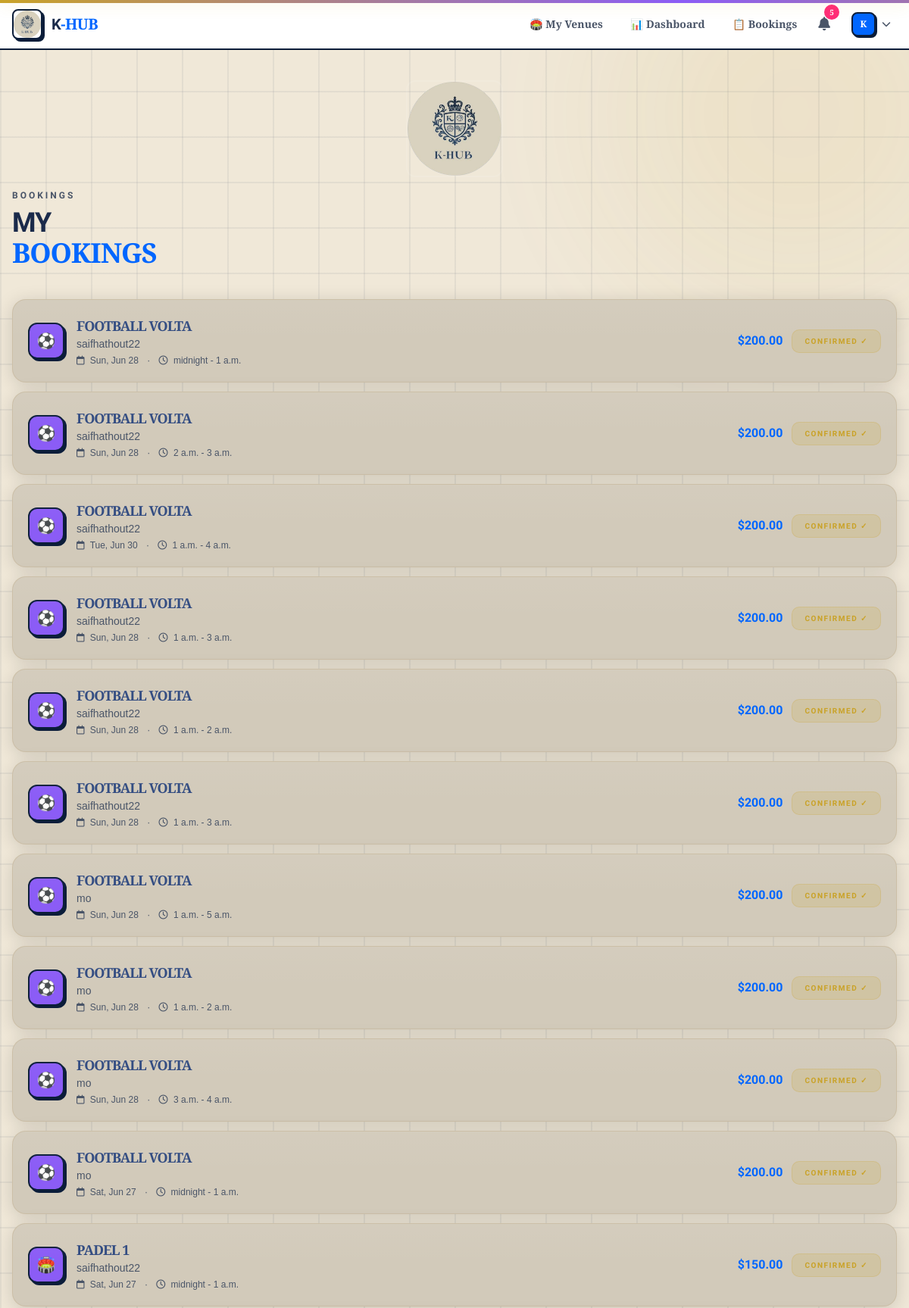
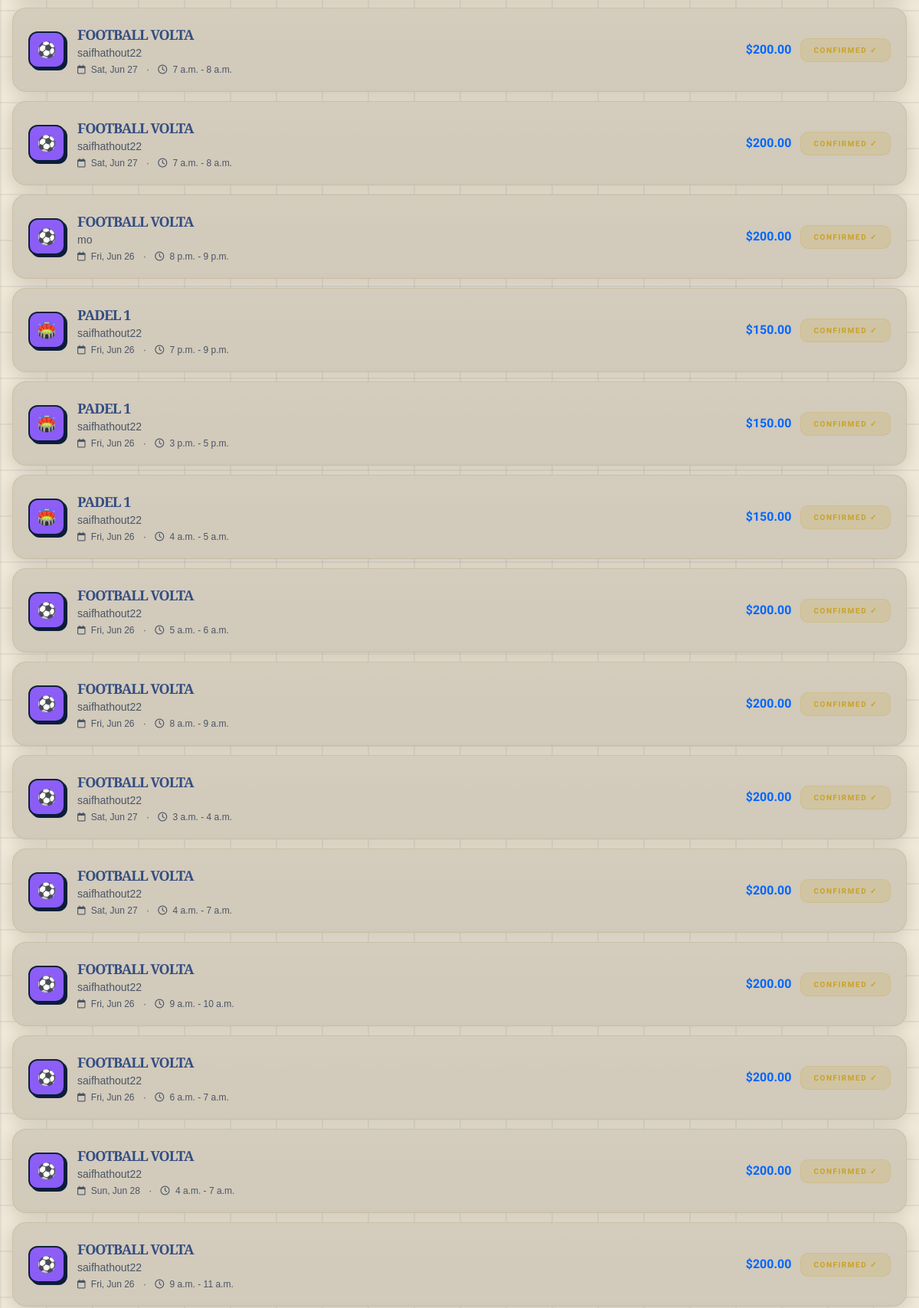
The app's page /venues/bookings/ (signed in, upper part) with its own data (2 pictures, top to bottom).
### accounts/models.py (models this page shows, shortened)
class User(AbstractBaseUser, PermissionsMixin):
    ROLE_CHOICES = [
        ('PLAYER', 'Player'),
        ('VENUE_OWNER', 'Venue Owner'),
        ('ADMIN', 'Admin'),
    ]
    email = models.EmailField(unique=True, db_index=True)
    username = models.CharField(max_length=50, unique=True, null=True, blank=True)
    role = models.CharField(max_length=20, choices=ROLE_CHOICES, default='PLAYER')
    is_active = models.BooleanField(default=True)
    is_staff = models.BooleanField(default=False)
    date_joined = models.DateTimeField(default=timezone.now)
    objects = UserManager()
    USERNAME_FIELD = 'email'
    REQUIRED_FIELDS = []
    class Meta:
        indexes = [
            models.Index(fields=['email']),
            models.Index(fields=['role']),
        ]
    @property
    def is_player(self):
        return self.role == 'PLAYER'
    @property
    def is_venue_owner(self):
        return self.role == 'VENUE_OWNER'

### venues/models.py (models this page shows, shortened)
class Booking(models.Model):
    STATUS_CHOICES = [
        ('PENDING', 'Pending'),
        ('CONFIRMED', 'Confirmed'),
        ('REJECTED', 'Rejected'),
        ('CANCELLED', 'Cancelled'),
    ]
    field = models.ForeignKey(Field, on_delete=models.CASCADE, related_name='bookings')
    player = models.ForeignKey(settings.AUTH_USER_MODEL, on_delete=models.CASCADE, related_name='bookings')
    slot = models.ForeignKey(VenueSlot, on_delete=models.CASCADE, related_name='bookings')
    booking_date = models.DateField()
    start_time = models.TimeField()
    end_time = models.TimeField()
    status = models.CharField(max_length=20, choices=STATUS_CHOICES, default='CONFIRMED')
    payment_screenshot = models.ImageField(upload_to='payments/', null=True, blank=True)
    payment_status = models.CharField(max_length=20, default='PENDING')
    notes = models.TextField(blank=True, null=True)
    created_at = models.DateTimeField(auto_now_add=True)
    class Meta:
        indexes = [
            models.Index(fields=['booking_date', 'status']),
            models.Index(fields=['player', '-created_at']),
        ]
        ordering = ['-created_at']

class Field(models.Model):
    venue = models.ForeignKey(Venue, on_delete=models.CASCADE, related_name='fields')
    name = models.CharField(max_length=200)
    sport_type = models.CharField(max_length=20, choices=Venue.SPORT_CHOICES)
    description = models.TextField(blank=True)
    price_per_hour = models.DecimalField(max_digits=10, decimal_places=2, validators=[MinValueValidator(0)])
    is_active = models.BooleanField(default=True)
    image = models.ImageField(upload_to='field_images/', null=True, blank=True)
    created_at = models.DateTimeField(auto_now_add=True)
    class Meta:
        indexes = [
            models.Index(fields=['venue', 'is_active']),
            models.Index(fields=['sport_type']),
        ]

### venues/views.py (the view)
# urls.py: path('bookings/', views.booking_requests, name='booking_requests'),
@venue_owner_required
def booking_requests(request):
    venues = Venue.objects.filter(owner=request.user)
    bookings = Booking.objects.filter(field__venue__in=venues).order_by('-created_at')
    return render(request, 'venues/booking_requests.html', {'bookings': bookings})

### notifications/context_processors.py (called while the page is built)
def unread_count(request):
    if request.user.is_authenticated:
        count = Notification.objects.filter(user=request.user, is_read=False).count()
        return {'unread_notifications_count': count}
    return {'unread_notifications_count': 0}

### venues/templates/venues/booking_requests.html (shortened to what this page needs)
{% extends 'base.html' %}
{% block content %}
<div class="animate-fade-up">
    <div class="mb-10">
        <p class="text-xs font-bold uppercase tracking-[3px] text-[#4A5568] mb-2" style="font-family: 'Orbitron', sans-serif;">Bookings</p>
        <h1 class="text-4xl font-black" style="font-family: 'Orbitron', sans-serif;">MY<br><span style="color: #0066FF;">BOOKINGS</span></h1>
    </div>
    {% if bookings %}
        <div class="space-y-3">
            {% for booking in bookings %}
                <div class="khub-card p-5 flex flex-col md:flex-row justify-between items-start md:items-center gap-4">
                    <div class="flex items-center gap-4">
                        <div class="w-12 h-12 rounded-xl bg-[#8B5CF6] flex items-center justify-center text-xl border-2 border-[#0B1D3A] shadow-[3px_3px_0px_#0B1D3A]">
                            {% if booking.field.sport_type == 'FOOTBALL' %}⚽
                            {% elif booking.field.sport_type == 'CRICKET' %}🏏
                            {% elif booking.field.sport_type == 'BASKETBALL' %}🏀
                            {% elif booking.field.sport_type == 'TENNIS' %}🎾
                            {% else %}🏟️{% endif %}
                        </div>
                        <div>
                            <h3 class="font-bold text-lg">{{ booking.field.name }}</h3>
                            <p class="text-sm text-[#4A5568]">{{ booking.player.username }}</p>
                            <p class="text-xs text-[#4A5568] mt-1">
                                <i class="far fa-calendar mr-1"></i> {{ booking.booking_date|date:"D, M j" }}
                                <span class="mx-2">·</span>
                                <i class="far fa-clock mr-1"></i> {{ booking.start_time }} - {{ booking.end_time }}
                            </p>
                        </div>
                    </div>
                    <div class="flex items-center gap-3">
                        <span class="font-black text-[#0066FF]" style="font-family: 'Orbitron', sans-serif;">${{ booking.field.price_per_hour }}</span>
                        <span class="badge-khub badge-chrome text-[10px]">Confirmed ✓</span>
                    </div>
                </div>
            {% endfor %}
        </div>
    {% else %}
        <div class="khub-card p-16 text-center">
            <span class="text-5xl mb-4 block">📭</span>
            <p class="text-[#4A5568]">No bookings yet</p>
        </div>
    {% endif %}
</div>
{% endblock %}

### templates/navbar.html (shortened to what this page needs)
{% load static %}
<nav class="hidden md:block bg-white border-b-2 border-[#0B1D3A] sticky top-0 z-50">
    <div class="container mx-auto px-4 max-w-7xl">
        <div class="flex items-center justify-between h-16">
            <a href="/" class="flex items-center gap-3">
                <img src="{% static 'img/logo.png' %}" alt="K-HUB" class="w-10 h-10 rounded-lg border-2 border-[#0B1D3A] shadow-[3px_3px_0px_#0B1D3A] object-contain bg-white">
                <span class="text-xl font-black tracking-tight" style="font-family: 'Orbitron', sans-serif;">
                    K<span style="color: #0066FF;">-HUB</span>
                </span>
            </a>
            {% if user.is_authenticated %}
            <div class="flex items-center gap-1">
                {% if user.is_player %}
                    <a href="{% url 'booking:browse_fields' %}" class="px-4 py-2 text-sm font-bold text-[#4A5568] hover:text-[#0066FF] hover:bg-[#F5F0E5] rounded-lg transition">
                        🏟️ Book
                    </a>
                    <a href="{% url 'teams:room_list' %}" class="px-4 py-2 text-sm font-bold text-[#4A5568] hover:text-[#0066FF] hover:bg-[#F5F0E5] rounded-lg transition">
                        🎮 Rooms
                    </a>
                    <a href="{% url 'booking:history' %}" class="px-4 py-2 text-sm font-bold text-[#4A5568] hover:text-[#0066FF] hover:bg-[#F5F0E5] rounded-lg transition">
                        📋 My Bookings
                    </a>
                {% elif user.is_venue_owner %}
                    <a href="{% url 'venues:list' %}" class="px-4 py-2 text-sm font-bold text-[#4A5568] hover:text-[#0066FF] hover:bg-[#F5F0E5] rounded-lg transition">
                        🏟️ My Venues
                    </a>
                    <a href="{% url 'venues:owner_dashboard' %}" class="px-4 py-2 text-sm font-bold text-[#4A5568] hover:text-[#0066FF] hover:bg-[#F5F0E5] rounded-lg transition">
                        📊 Dashboard
                    </a>
                    <a href="{% url 'venues:booking_requests' %}" class="px-4 py-2 text-sm font-bold text-[#4A5568] hover:text-[#0066FF] hover:bg-[#F5F0E5] rounded-lg transition">
                        📋 Bookings
                    </a>
                {% endif %}
                <a href="{% url 'notifications:list' %}" class="relative p-2 text-[#4A5568] hover:text-[#0066FF] transition">
                    <i class="fas fa-bell text-lg"></i>
                    <span id="notifBadge" class="absolute -top-1 -right-1 w-5 h-5 bg-[#FF2D78] rounded-full text-[10px] flex items-center justify-center font-bold text-white hidden">
                    </span>
                </a>
                <div class="relative ml-2">
                    <button onclick="document.getElementById('userDropdown').classList.toggle('hidden')" class="flex items-center gap-2 p-2 hover:bg-[#F5F0E5] rounded-lg transition">
                        <div class="w-8 h-8 rounded-lg bg-[#0066FF] flex items-center justify-center text-white font-bold text-xs border-2 border-[#0B1D3A] shadow-[2px_2px_0px_#0B1D3A]">
                            {{ user.username|first|upper }}
                        </div>
                        <i class="fas fa-chevron-down text-xs text-[#4A5568]"></i>
                    </button>
                </div>
            </div>
{% else %}
<div class="flex items-center gap-3">
    <a href="{% url 'accounts:login' %}" class="btn-outline text-xs py-2 px-4">Sign In</a>
    <a href="{% url 'accounts:register_player' %}" class="btn-chrome text-xs py-2 px-4">Get Started</a>
</div>
{% endif %}
        </div>
    </div>
</nav>

### templates/base.html (style rules this page uses)
:root { --chrome: #C9A227; --navy: #1A2A4A; --beige: #F0E8D8; --white: #F0E8D8; --pink: #C9A227; --purple: #8B5CF6; --border: #1A2A4A; --gold: #C9A227; --text-light: #F0E8D8; --text-dark: #1A2A4A; }
* { font-family: 'Cinzel', sans-serif; }
h1, h2, h3 { font-family: 'Cinzel', sans-serif; font-weight: 800; text-transform: uppercase; letter-spacing: -1px; }
body { background: var(--beige); color: var(--navy); min-height: 100vh; font-weight: 500; overflow-x: hidden; }
body::before { content: ''; position: fixed; inset: 0; background-image: linear-gradient(rgba(26,42,74,0.06) 2px, transparent 2px), linear-gradient(90deg, rgba(26,42,74,0.06) 2px, transparent 2px); background-size: 60px 60px; animation: gridMove 20s linear infinite; pointer-events: none; z-index: 0; }
body::after { content: ''; position: fixed; top: 0; left: 0; right: 0; height: 4px; background: linear-gradient(90deg, var(--chrome), var(--purple), var(--pink), var(--gold), var(--chrome)); background-size: 300% 100%; animation: chromeSlide 2s linear infinite; z-index: 100; box-shadow: 0 0 20px rgba(201,162,39,0.3); }
.khub-card { background: #d2caba; color: #304a80; border: 1px solid rgba(146, 97, 0, 0.1); border-radius: 18px; transition: all 0.3s cubic-bezier(0.4, 0, 0.2, 1); box-shadow: 0 4px 24px rgba(0,0,0,0.15); position: relative; overflow: hidden; }
.khub-card::before { content: ''; position: absolute; top: 0; left: 0; right: 0; height: 50%; background: linear-gradient(180deg, rgba(255,255,255,0.05) 0%, transparent 100%); pointer-events: none; border-radius: 18px 18px 0 0; }
.badge-khub { padding: 7px 16px; border-radius: 10px; font-size: 10px; font-weight: 800; text-transform: uppercase; letter-spacing: 1.5px; border: 1px solid rgba(240,232,216,0.1); font-family: 'Orbitron', sans-serif; }
.badge-chrome { background: rgba(201,162,39,0.15); color: #C9A227; border-color: rgba(201,162,39,0.2); }
.animate-fade-up { animation: fadeUp 0.4s cubic-bezier(0.4, 0, 0.2, 1) forwards; }

### records on screen
User: username|first "K"
Booking: field.name "FOOTBALL VOLTA", player.username "saifhathout22", booking_date "Sun, Jun 28", start_time "midnight", end_time "1 a.m.", field.price_per_hour "200.00"
Booking: field.name "FOOTBALL VOLTA", player.username "saifhathout22", booking_date "Sun, Jun 28", start_time "2 a.m.", end_time "3 a.m.", field.price_per_hour "200.00"
Booking: field.name "FOOTBALL VOLTA", player.username "saifhathout22", booking_date "Tue, Jun 30", start_time "1 a.m.", end_time "4 a.m.", field.price_per_hour "200.00"
Booking: field.name "FOOTBALL VOLTA", player.username "saifhathout22", booking_date "Sun, Jun 28", start_time "1 a.m.", end_time "3 a.m.", field.price_per_hour "200.00"
Booking: field.name "FOOTBALL VOLTA", player.username "saifhathout22", booking_date "Sun, Jun 28", start_time "1 a.m.", end_time "2 a.m.", field.price_per_hour "200.00"
Booking: field.name "FOOTBALL VOLTA", player.username "saifhathout22", booking_date "Sun, Jun 28", start_time "1 a.m.", end_time "3 a.m.", field.price_per_hour "200.00"
Booking: field.name "FOOTBALL VOLTA", player.username "mo", booking_date "Sun, Jun 28", start_time "1 a.m.", end_time "5 a.m.", field.price_per_hour "200.00"
Booking: field.name "FOOTBALL VOLTA", player.username "mo", booking_date "Sun, Jun 28", start_time "1 a.m.", end_time "2 a.m.", field.price_per_hour "200.00"
Booking: field.name "FOOTBALL VOLTA", player.username "mo", booking_date "Sun, Jun 28", start_time "3 a.m.", end_time "4 a.m.", field.price_per_hour "200.00"
Booking: field.name "FOOTBALL VOLTA", player.username "mo", booking_date "Sat, Jun 27", start_time "midnight", end_time "1 a.m.", field.price_per_hour "200.00"
Booking: field.name "PADEL 1", player.username "saifhathout22", booking_date "Sat, Jun 27", start_time "midnight", end_time "1 a.m.", field.price_per_hour "150.00"
Booking: field.name "FOOTBALL VOLTA", player.username "saifhathout22", booking_date "Sat, Jun 27", start_time "7 a.m.", end_time "8 a.m.", field.price_per_hour "200.00"
Booking: field.name "FOOTBALL VOLTA", player.username "saifhathout22", booking_date "Sat, Jun 27", start_time "7 a.m.", end_time "8 a.m.", field.price_per_hour "200.00"
Booking: field.name "FOOTBALL VOLTA", player.username "mo", booking_date "Fri, Jun 26", start_time "8 p.m.", end_time "9 p.m.", field.price_per_hour "200.00"
Booking: field.name "PADEL 1", player.username "saifhathout22", booking_date "Fri, Jun 26", start_time "7 p.m.", end_time "9 p.m.", field.price_per_hour "150.00"
Booking: field.name "PADEL 1", player.username "saifhathout22", booking_date "Fri, Jun 26", start_time "3 p.m.", end_time "5 p.m.", field.price_per_hour "150.00"
Booking: field.name "PADEL 1", player.username "saifhathout22", booking_date "Fri, Jun 26", start_time "4 a.m.", end_time "5 a.m.", field.price_per_hour "150.00"
Booking: field.name "FOOTBALL VOLTA", player.username "saifhathout22", booking_date "Fri, Jun 26", start_time "5 a.m.", end_time "6 a.m.", field.price_per_hour "200.00"
Booking: field.name "FOOTBALL VOLTA", player.username "saifhathout22", booking_date "Fri, Jun 26", start_time "8 a.m.", end_time "9 a.m.", field.price_per_hour "200.00"
Booking: field.name "FOOTBALL VOLTA", player.username "saifhathout22", booking_date "Sat, Jun 27", start_time "3 a.m.", end_time "4 a.m.", field.price_per_hour "200.00"
Booking: field.name "FOOTBALL VOLTA", player.username "saifhathout22", booking_date "Sat, Jun 27", start_time "4 a.m.", end_time "7 a.m.", field.price_per_hour "200.00"
Booking: field.name "FOOTBALL VOLTA", player.username "saifhathout22", booking_date "Fri, Jun 26", start_time "9 a.m.", end_time "10 a.m.", field.price_per_hour "200.00"
Booking: field.name "FOOTBALL VOLTA", player.username "saifhathout22", booking_date "Fri, Jun 26", start_time "6 a.m.", end_time "7 a.m.", field.price_per_hour "200.00"
Booking: field.name "FOOTBALL VOLTA", player.username "saifhathout22", booking_date "Sun, Jun 28", start_time "4 a.m.", end_time "7 a.m.", field.price_per_hour "200.00"
Booking: field.name "FOOTBALL VOLTA", player.username "saifhathout22", booking_date "Fri, Jun 26", start_time "9 a.m.", end_time "11 a.m.", field.price_per_hour "200.00"
